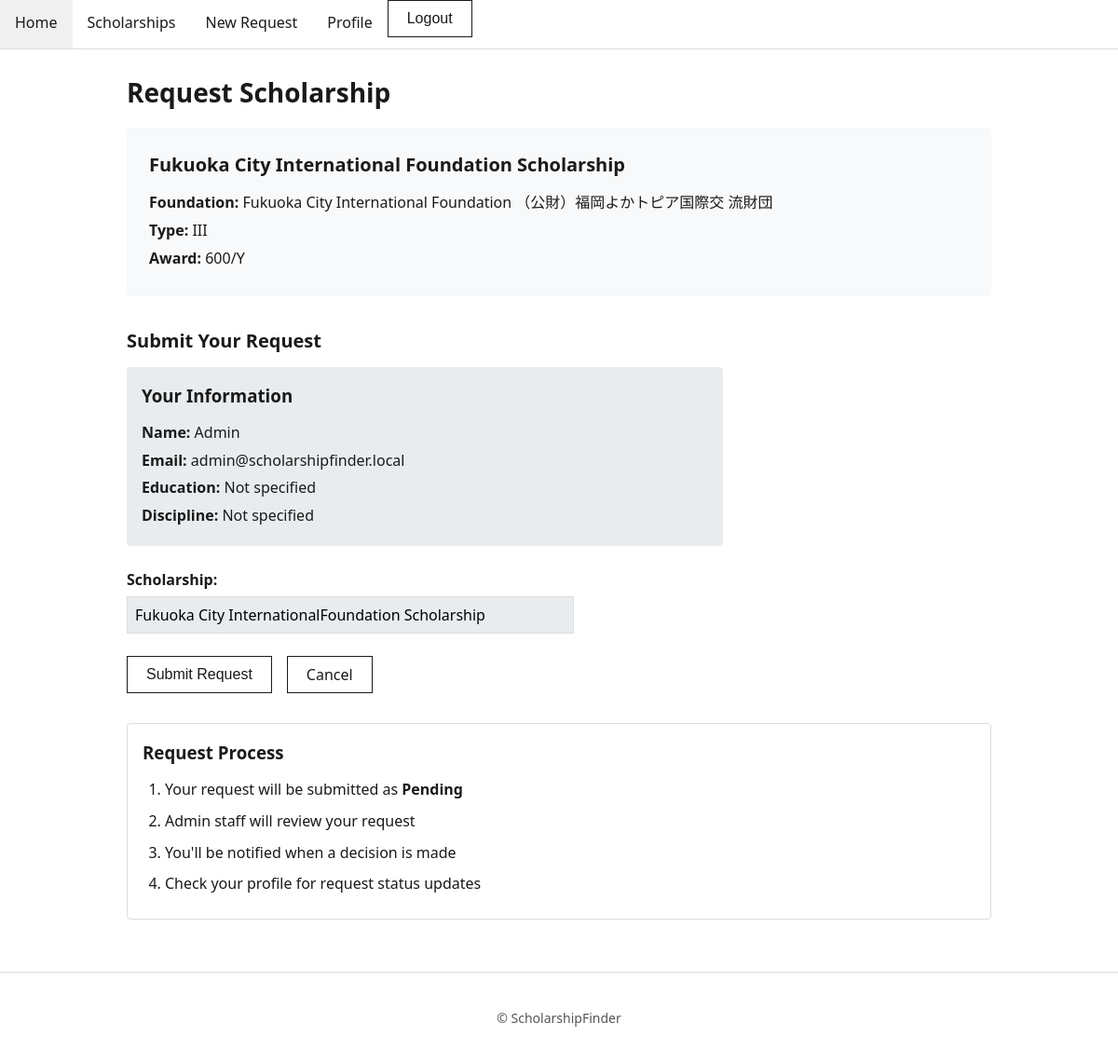
/scholarships/18/request/ (signed in), run on the app's committed database.
### scholarships/models.py (models this page shows, shortened)
class Scholarship(models.Model):
    SECTION_CHOICES = [
        ('III', 'Local Govts & Intl Associations'),
        ('IV', 'Private Foundations'),
        ('V', 'For Applicants Residing Abroad'),
    ]
    section = models.CharField(max_length=50, choices=SECTION_CHOICES)
    foundation_name = models.CharField(max_length=500)
    scholarship_name = models.CharField(max_length=500)
    address_contact = models.TextField(blank=True, default="")
    inquiry = models.CharField(max_length=50, blank=True, default="")
    application = models.CharField(max_length=50, blank=True, default="")
    qualifier = models.CharField(max_length=200, blank=True, default="")
    designated_schools = models.TextField(blank=True, default="")
    designated_fields = models.TextField(blank=True, default="")
    plural_grants = models.CharField(max_length=50, blank=True, default="")
    additional_requirements = models.TextField(blank=True, default="")
    contents = models.TextField(blank=True, default="")
    duration = models.CharField(max_length=200, blank=True, default="")
    application_period = models.CharField(max_length=200, blank=True, default="")
    selection_method = models.CharField(max_length=200, blank=True, default="")
    grantees = models.CharField(max_length=100, blank=True, default="")
    grantees_applications = models.CharField(max_length=100, blank=True, default="")
    imported_at = models.DateTimeField(auto_now=True)
    class Meta:
        unique_together = ['foundation_name', 'scholarship_name']
        ordering = ['section', 'foundation_name', 'scholarship_name']

class User(AbstractUser):
    name = models.CharField(max_length=200)
    email = models.EmailField(unique=True)
    education = models.CharField(max_length=100, blank=True, default="")
    discipline = models.CharField(max_length=100, blank=True, default="")
    prefecture = models.CharField(max_length=100, blank=True, default="")
    USERNAME_FIELD = "email"
    REQUIRED_FIELDS = ["name"]

### scholarships/views.py (the view)
@login_required
def request_form(request, scholarship_id):
    scholarship = Scholarship.objects.get(pk=scholarship_id)
    existing_request = ScholarshipRequest.objects.filter(
        user=request.user,
        scholarship=scholarship,
        status='pending'
    ).first()
    if existing_request:
        messages.warning(request, "You already have a pending request for this scholarship.")
        return redirect("scholarship-detail", pk=scholarship_id)
    if request.method == "POST":
        form = ScholarshipRequestForm(request.POST)
        if form.is_valid():
            request_obj = form.save(commit=False)
            request_obj.user = request.user
            request_obj.scholarship = scholarship
            request_obj.status = 'pending'
            request_obj.save()
            messages.success(request, "Your scholarship request has been submitted and is pending admin approval!")
            return redirect("profile")
    else:
        form = ScholarshipRequestForm(initial={'scholarship': scholarship})
    return render(request, "scholarships/request_form.html", {
        "form": form,
        "scholarship": scholarship
    })

### scholarships/forms.py
class ScholarshipRequestForm(forms.ModelForm):
    class Meta:
        model = ScholarshipRequest
        fields = ["scholarship"]
        widgets = {"notes": forms.Textarea(attrs={"rows": 4})}
    def __init__(self, *args, **kwargs):
        super().__init__(*args, **kwargs)
        self.fields["scholarship"].widget.attrs.update({"class": "form-select"})

### scholarships/templates/scholarships/request_form.html (shortened to what this page needs)
{% extends "scholarships/base.html" %}
{% block content %}
    <h1>Request Scholarship</h1>
    <div class="scholarship-preview">
        <h2>{{ scholarship.scholarship_name }}</h2>
        <p><strong>Foundation:</strong> {{ scholarship.foundation_name }}</p>
        <p><strong>Type:</strong> {{ scholarship.section }}</p>
        {% if scholarship.contents %}
        <p><strong>Award:</strong> {{ scholarship.contents }}</p>
        {% endif %}
    </div>
    <div class="request-form-container">
        <h2>Submit Your Request</h2>
        <form method="post">
            <div class="user-info-summary">
                <h3>Your Information</h3>
                <p><strong>Name:</strong> {{ user.name }}</p>
                <p><strong>Email:</strong> {{ user.email }}</p>
                <p><strong>Education:</strong> {{ user.education|default:"Not specified" }}</p>
                <p><strong>Discipline:</strong> {{ user.discipline|default:"Not specified" }}</p>
            </div>
            <div class="form-field">
                <label for="id_scholarship">Scholarship:</label>
                <input type="text" id="id_scholarship" value="{{ scholarship.scholarship_name }}" readonly>
            </div>
            <div class="form-actions">
                <button type="submit" class="button">Submit Request</button>
                <a href="{% url 'scholarship-detail' scholarship.id %}" class="button">Cancel</a>
            </div>
        </form>
    </div>
    <div class="request-info">
        <h3>Request Process</h3>
        <ol>
            <li>Your request will be submitted as <strong>Pending</strong></li>
            <li>Admin staff will review your request</li>
            <li>You'll be notified when a decision is made</li>
            <li>Check your profile for request status updates</li>
        </ol>
    </div>
{% endblock %}

### scholarships/static/scholarships/style.css (style rules this page uses)
:root { --color-bg: #ffffff; --color-text: #1a1a1a; --color-text-muted: #555555; --color-border: #dddddd; --color-focus: #000000; --color-error: #b30000; --color-success: #28a745; --color-warning: #ffc107; --color-info: #17a2b8; --spacing-unit: 1rem; --max-width: 60rem; }
*, *::before, *::after { box-sizing: border-box; }
body { margin: 0; padding: 0; font-family: system-ui, -apple-system, sans-serif; font-size: 1rem; line-height: 1.6; color: var(--color-text); background: var(--color-bg); }
a { color: inherit; }
h1 { font-size: 1.75rem; margin: 0 0 1rem; }
h2 { font-size: 1.25rem; margin: 0 0 0.75rem; }
button, .button { display: inline-block; padding: 0.5rem 1.25rem; font-size: 1rem; border: 1px solid var(--color-text); background: var(--color-bg); color: var(--color-text); cursor: pointer; text-decoration: none; line-height: 1.4; }
form p { margin: 0 0 1rem; }
form label { display: block; font-weight: 600; margin-bottom: 0.25rem; }
form input, form select, form textarea { width: 100%; max-width: 30rem; padding: 0.5rem; font-size: 1rem; border: 1px solid var(--color-border); font-family: inherit; }
.scholarship-preview { background-color: #f8f9fa; padding: 1.5rem; border-radius: 4px; margin-bottom: 2rem; }
.scholarship-preview h2 { margin-bottom: 0.75rem; }
.scholarship-preview p { margin: 0.25rem 0; }
.request-form-container { max-width: 40rem; }
.user-info-summary { background-color: #e9ecef; padding: 1rem; border-radius: 4px; margin-bottom: 1.5rem; }
.user-info-summary h3 { margin-top: 0; margin-bottom: 0.75rem; }
.user-info-summary p { margin: 0.25rem 0; }
.form-field { margin-bottom: 1rem; }
.form-field input[readonly] { background-color: #e9ecef; cursor: not-allowed; }
.form-actions { display: flex; gap: 1rem; margin-top: 1.5rem; }
.request-info { margin-top: 2rem; padding: 1rem; border: 1px solid var(--color-border); border-radius: 4px; }
.request-info h3 { margin-top: 0; margin-bottom: 0.75rem; }
.request-info ol { margin: 0; padding-left: 1.5rem; }
.request-info li { margin-bottom: 0.5rem; }

### data on the page
Scholarship: scholarship_name "Fukuoka City International Foundation Scholarship", foundation_name "Fukuoka City International Foundation （公財）福岡よかトピア国際交 流財団", section "III", contents "600/Y", scholarship_name "Fukuoka City InternationalFoundation Scholarship"
User: name "Admin", email "admin@scholarshipfinder.local", education "Not specified", discipline "Not specified"
